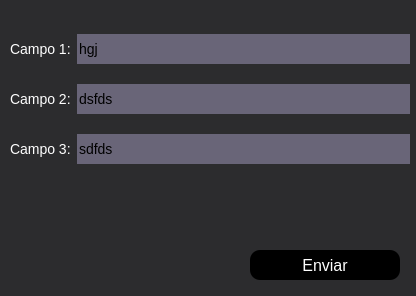
<?xml version="1.0" encoding="UTF-8"?>
<ui version="4.0">
 <class>Dialog</class>
 <widget class="QDialog" name="Dialog">
  <property name="geometry">
   <rect>
    <x>0</x>
    <y>0</y>
    <width>416</width>
    <height>296</height>
   </rect>
  </property>
  <property name="windowTitle">
   <string>Dialog</string>
  </property>
  <property name="styleSheet">
   <string notr="true">QDialog{
background-color:#2C2C2E;
font-family: arial,verdana;
color:#fff;
border-radius: 10px solid red;
}
QLineEdit{
height:30px;
background-color:#696578;
border:1 px solid;
font-size:14px;
font-family:helvetica;
border-radius: 10px solid red;
}
QLabel{
color:#fff;
font-size:14px solid;
border-radius: 10px solid red;
}
QPushButton#boton{
background-color:black;
color:#fff;
font-size:16px;
border-radius: 10px;

}
QPushButton#boton:hover{
transition:all 0.9s linear;
background-color:#fff;
color:black;
box-shadow: 10px 5px 10px 5px rgba(0,0,0,0,0.5);
opacity:0.5;

}</string>
  </property>
  <widget class="QPushButton" name="boton">
   <property name="geometry">
    <rect>
     <x>250</x>
     <y>250</y>
     <width>150</width>
     <height>30</height>
    </rect>
   </property>
   <property name="text">
    <string>Enviar</string>
   </property>
  </widget>
  <widget class="QWidget" name="">
   <property name="geometry">
    <rect>
     <x>10</x>
     <y>20</y>
     <width>400</width>
     <height>160</height>
    </rect>
   </property>
   <layout class="QGridLayout" name="gridLayout">
    <item row="0" column="0">
     <widget class="QLabel" name="label">
      <property name="text">
       <string>Campo 1:</string>
      </property>
     </widget>
    </item>
    <item row="0" column="1">
     <widget class="QLineEdit" name="lineEdit">
      <property name="text">
       <string>hgj</string>
      </property>
     </widget>
    </item>
    <item row="1" column="0">
     <widget class="QLabel" name="label_2">
      <property name="text">
       <string>Campo 2:</string>
      </property>
     </widget>
    </item>
    <item row="1" column="1">
     <widget class="QLineEdit" name="lineEdit_2">
      <property name="text">
       <string>dsfds</string>
      </property>
     </widget>
    </item>
    <item row="2" column="0">
     <widget class="QLabel" name="label_3">
      <property name="text">
       <string>Campo 3:</string>
      </property>
     </widget>
    </item>
    <item row="2" column="1">
     <widget class="QLineEdit" name="lineEdit_3">
      <property name="text">
       <string>sdfds</string>
      </property>
     </widget>
    </item>
   </layout>
  </widget>
 </widget>
 <resources/>
 <connections/>
</ui>
